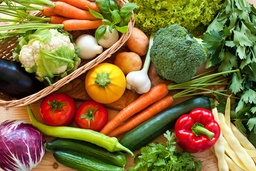
#> input picture Assignment 2/Image.jpg, 256 x 171 px, shrunk from 1600 x 1067 before the run
$ python Q2b.py
#> lines starting #> are read from the running program, lines starting #| are printed output that depends on the picture
### Assignment 2/kmeans.py
import numpy as np
import matplotlib.pyplot as plt
import cv2 #For reading the image data

"""
KMeans is a class which does image segmentation and can be called from
different programs
"""
class KMeans:
    """
    Initialising the parameters used for the model
    n_clusters -> k value
    max_iter -> maximum number of times we run kmeans
    curr_iter -> current iteration number
    cluster_centers -> the centroids of the data
    """
    def __init__(self, n_clusters=8, max_iter=300):
        self.n_clusters = n_clusters
        self.max_iter = max_iter
        self.curr_iter = 0
        self.cluster_centers = None

    """
    Main logic for training the data using the steps of
    kmeans
    """
    def fit(self, X):
        # Randomly assigning the cluster centers
        indices = np.random.choice(X.shape[0], self.n_clusters)
        self.cluster_centers = np.float32(X[indices]) #typecasting to float datatype
        #Assigning each data point to the nearest centroid
        cluster_assignments = self.assign_clusters(X)
        #Now it is the iterative part to assigning the points
        #and computes centroids on each iteration and updates
        #it until convergence
        while self.curr_iter < self.max_iter:
            self.curr_iter += 1
            # Updating cluster centers using the mean of cluster points.
            self.update_centers(X, cluster_assignments)

            #Assinging the new clusters to each data point
            new_assignments = self.assign_clusters(X)

            # If convergence reached then break
            flag = np.all(new_assignments == cluster_assignments)
            if (flag):
                break

            # Updating the cluster assignments.
            cluster_assignments = new_assignments

    """
    Updating the cluster centers based on the means of
    previously allocated data points for each cluster
    """
    def update_centers(self, X, cluster_assignments):
        for i in range(self.n_clusters):
            self.cluster_centers[i] = np.mean(X[cluster_assignments == i], axis=0)

    """
    Assigning each data point the cluster based  on the
    smallest euclidean distance
    """
    def assign_clusters(self, X):
        cluster_assignments = None
        min_dist = np.array([float('inf')] * X.shape[0])
        for i in range(self.n_clusters):
            # Distance of each point from the ith cluster center.
            dist = np.sqrt(np.sum((X - self.cluster_centers[i])**2, axis=1))
            # Assigning ith cluster to the points where distance is lesser
            # than the previous assignment.
            cluster_assignments = np.where(dist < min_dist, i, cluster_assignments)
            # Updating the minimum distance for points.
            min_dist = np.where(dist < min_dist, dist, min_dist)
        return cluster_assignments

    def segment_img(self, img, scale=1):
        #Convert cluster centers to pixel values
        clusters = np.uint8(scale * self.cluster_centers[:, :3])
        # Assign cluster to each pixel.
        cluster_assignments = self.assign_clusters(img)
        # Create segmented image with cluster values as pixel values.
        segmented = clusters[np.uint8(cluster_assignments)]
        return segmented

### Assignment 2/Q2b.py
#Importing necessary libraries for computation and visualisation
import numpy as np
import matplotlib.pyplot as plt
import cv2 #For reading the image data
import kmeans #Importing the kmeans module written in kmeans.py file

#Reading the image from specified location
image = cv2.imread('Image.jpg')
#> image is the input picture: shape (171, 256, 3); mean B, G, R 59.4, 112.6, 132
image = cv2.cvtColor(image, cv2.COLOR_BGR2RGB) #Converting default BGR to RGB
plt.imshow(image) #Showing the original image

#Flatenning the image data
pixel_values = image.reshape((-1,3))
pixel_values = np.float32(pixel_values)

data = np.zeros((image.shape[0], image.shape[1], 5))

for i in range(image.shape[0]):
    for j in range(image.shape[1]):
        pixel_val = image[i][j]
        data[i][j] = np.array([pixel_val[0]/255, pixel_val[1]/255, pixel_val[2]/255, i/image.shape[0], j/image.shape[1]])

data = data.reshape((-1, 5))

#%%
model_5 = kmeans.KMeans(5)
model_5.fit(data)
#> in fit, `self.cluster_centers = np.float32(X[indices])`: self.cluster_centers = [[0.412, 0.475, 0, 0.0585, 0.672], [0.784, 0.569, 0.349, 0.994, 0.184], [0.173, 0.365, 0.0157, 0.971, 0.457], [0.125, 0.216, 0.153, 0.48, 0.98], [0.718, 0, 0.0588, 0.69, 0.762]]
#> the loop in fit, `while self.curr_iter < self.max_iter:` made 43 passes
#> flag on passes 1 to 12: False, False, False, False, False, False, False, False, False, False, False, False
#> after the loop in fit, `while self.curr_iter < self.max_iter:`: self.curr_iter = 43
fig, ax = plt.subplots(1, 2, figsize=(16, 5))

ax[0].imshow(image)
segmented_5 = model_5.segment_img(data, scale=255).reshape(image.shape)
#> in segment_img, `clusters = np.uint8(scale * self.cluster_centers[:, :3])`: clusters = [[179, 160, 74], [210, 205, 165], [66, 39, 15], [74, 90, 34], [159, 93, 40]]
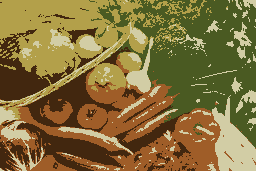
#> segmented_5: shape (171, 256, 3); mean R, G, B 131.6, 112.1, 58.8
ax[1].imshow(segmented_5)
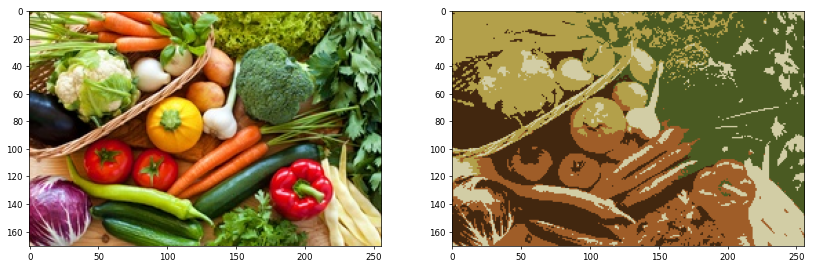
#> figure drawn by matplotlib, 2 panels
